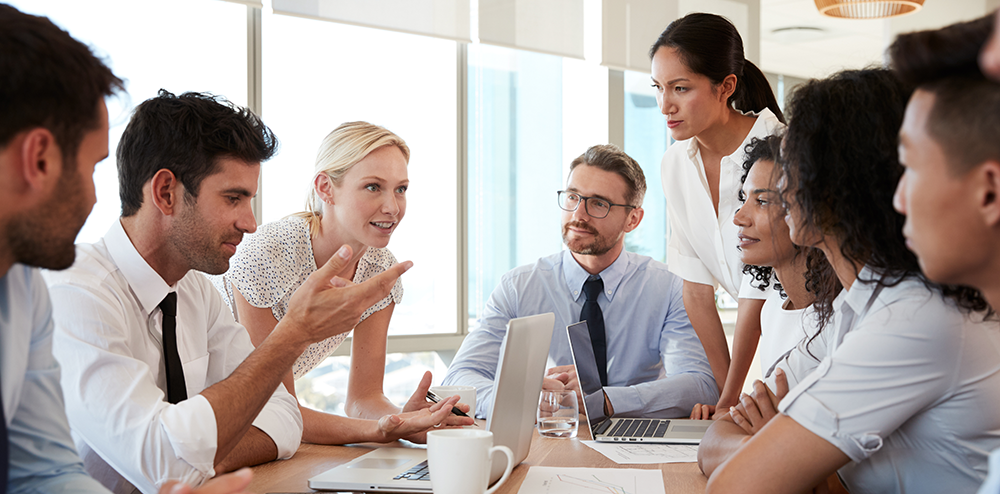
#> input picture images/imagen-prueba1.png, 1000 x 494 px, found by its file name; its folder holds only this picture in this run
$ python captura-banco-imagenes.py
#> lines starting #> are read from the running program, lines starting #| are printed output that depends on the picture; after the words box and inside, x2 and y2 are one past the last pixel; in counts of white or black regions, pixels touching at a corner belong together
import os
import cv2

imagePath = "/home/adogamm/Documentos/Repos/reconocimiento-facial/images"
imagePathList = os.listdir(imagePath)
# print('Images path list= ',imagePathList)

if not os.path.exists('recognized_faces'):
    print("Folder created: recognized_faces")
    os.mkdir('recognized_faces')

faceClassif = cv2.CascadeClassifier(cv2.data.haarcascades+'haarcascade_frontalface_default.xml')

count = 0

for imageName in imagePathList:
    # print('imageName = ',imageName)
    image = cv2.imread(imagePath+"/"+imageName)
#> image is the input picture: shape (494, 1000, 3); mean B, G, R 149.8, 154.3, 166.8
    imageAux = image.copy()
    gray = cv2.cvtColor(image, cv2.COLOR_BGR2GRAY)
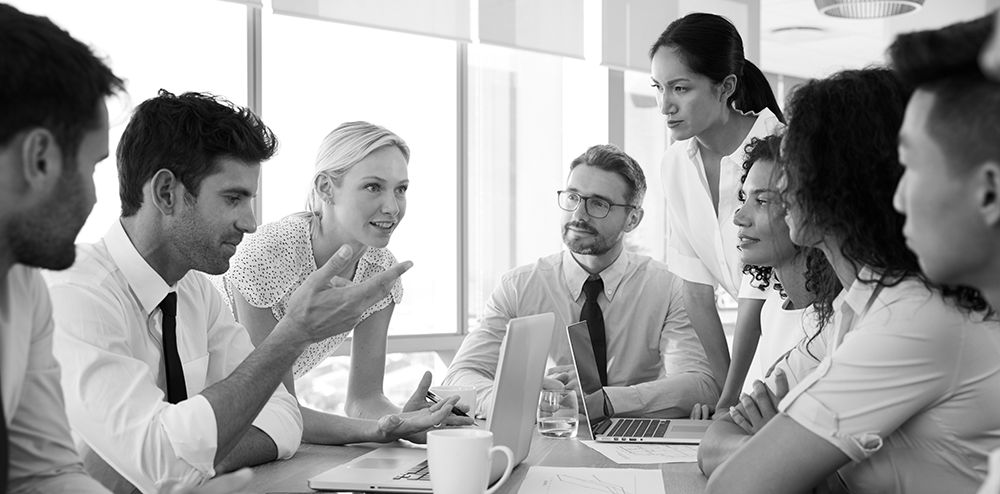
#> gray: shape (494, 1000); min 0, max 255, mean 157.5
    faces = faceClassif.detectMultiScale(gray, 1.1, 5)
#> faces = [[346, 157, 80, 80], [547, 171, 72, 72]]

    for(x,y,w,h) in faces:
        cv2.rectangle(image,(x,y),(x+w,y+h),(0,255,0),2)
#> this loop made 2 passes
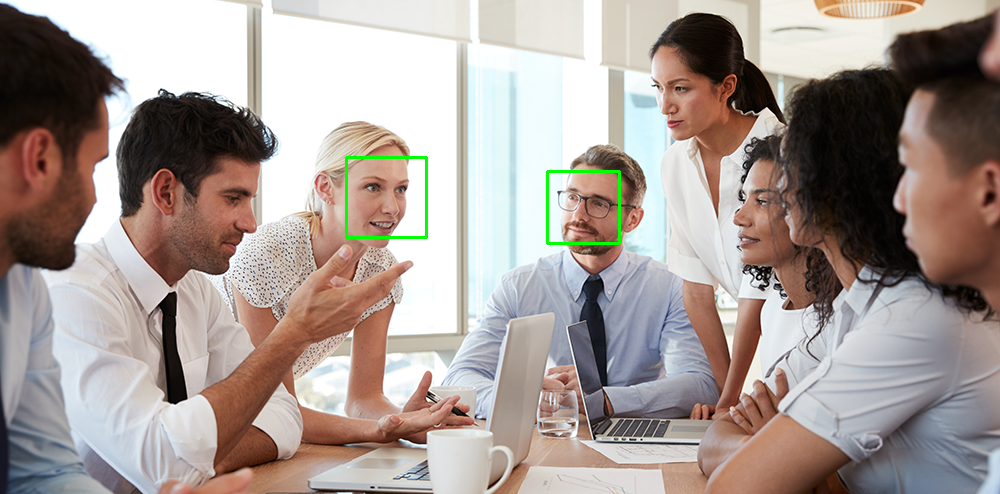
#> image: shape (494, 1000, 3); 0.37% of pixels changed, all inside (x1, y1, x2, y2) = (345, 156, 621, 245)
    #TODO Error en reconocimiento (Se guardan algunas zonas sin ser rostro)
    cv2.rectangle(image,(10,5),(450,25),(255,255,355),-1)
    cv2.putText(image,'Press \"S\", to save found faces or ESC to exit',(10,20),2,0.5,(0,0,0),1,cv2.LINE_AA)
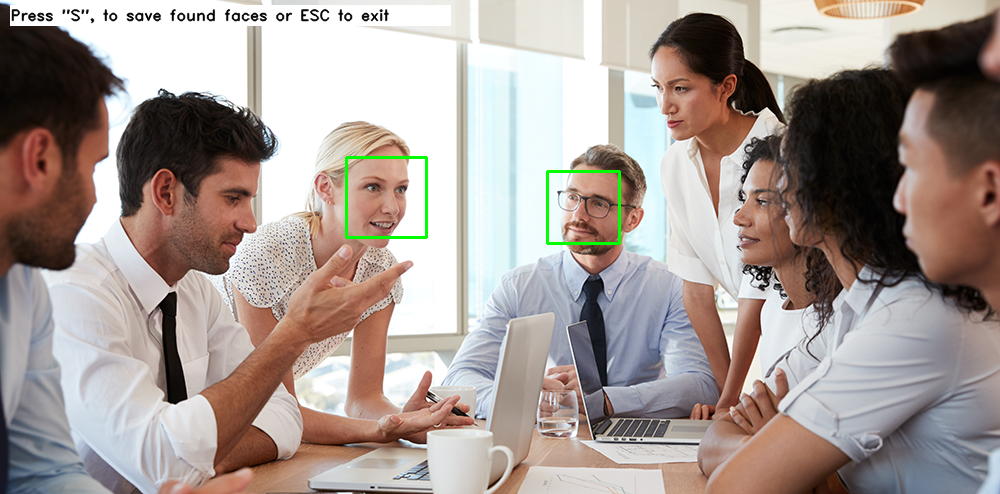
#> image: shape (494, 1000, 3); mean B, G, R 149, 154.4, 165.9
    cv2.imshow('image',image)
    k = cv2.waitKey(0)
#> (key Esc is pressed here)

    if k == ord('s'):
        for (x,y,w,h) in faces:
            rostro = imageAux[y:y+h,x:x+w]
            rostro = cv2.resize(rostro,(150,150),interpolation=cv2.INTER_CUBIC)
            # cv2.imshow('rostro',rostro)
            # cv2.waitKey(0)
            cv2.imwrite('recognized_faces/face_{}.jpg'.format(count),rostro)
            count = count+1
    elif k == 27:
        break

cv2.destroyAllWindows

$ run again, on images/imagen-prueba5.jpg
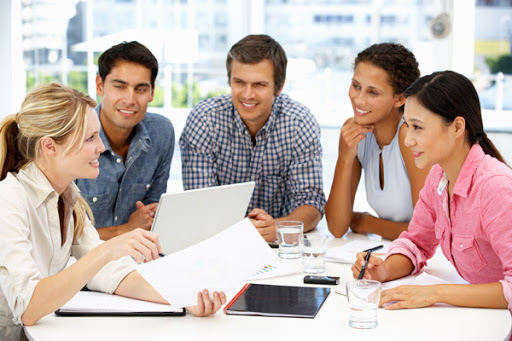
#> input picture images/imagen-prueba5.jpg, 512 x 341 px, found by its file name
#> image is the input picture: shape (341, 512, 3); mean B, G, R 172.6, 177.8, 193.8
#> `gray = cv2.cvtColor(image, cv2.COLOR_BGR2GRAY)`:
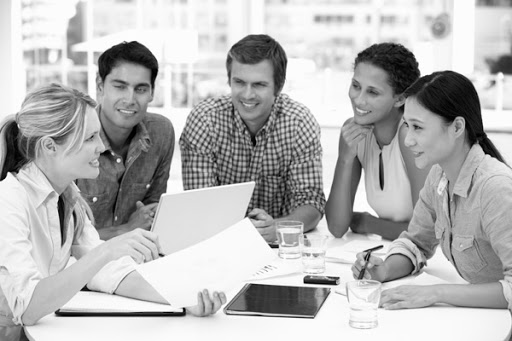
#> gray: shape (341, 512); min 0, max 255, mean 182
#> faces = [[221, 62, 58, 58], [98, 62, 63, 63], [338, 70, 53, 53]]
#> the loop `for(x,y,w,h) in faces:` made 3 passes
#> `cv2.putText(image,'Press \"S\", to save found faces or ESC to exit',(1..`:
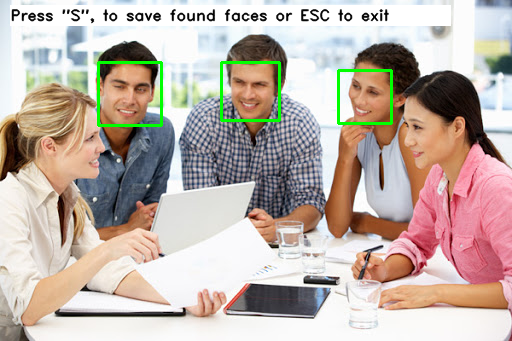
#> image: shape (341, 512, 3); mean B, G, R 169.9, 178.3, 191.5

$ run again, on images/imagen-prueba2.jpg
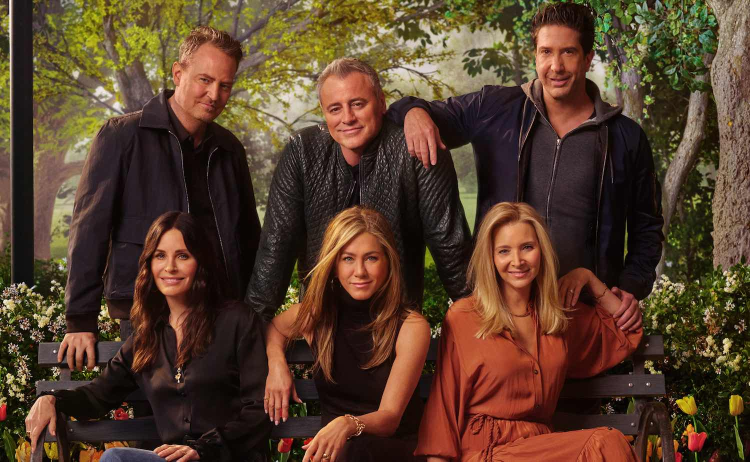
#> input picture images/imagen-prueba2.jpg, 1500 x 923 px, found by its file name (shown at 1/2 size)
#> image is the input picture: shape (923, 1500, 3); mean B, G, R 43.1, 61.8, 86.4
#> `gray = cv2.cvtColor(image, cv2.COLOR_BGR2GRAY)`:
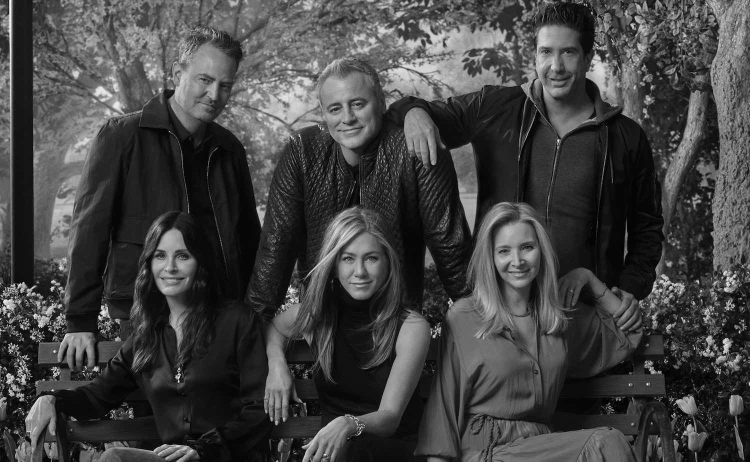
#> gray: shape (923, 1500) (shown at 1/2 size); min 0, max 254, mean 67
#> faces = [[1299, 551, 58, 58], [744, 110, 70, 70], [288, 470, 108, 108], [663, 474, 114, 114], [973, 453, 118, 118], [1050, 54, 131, 131], [358, 116, 115, 115], [629, 159, 132, 132]]
#> the loop `for(x,y,w,h) in faces:` made 8 passes
#> `cv2.putText(image,'Press \"S\", to save found faces or ESC to exit',(1..`:
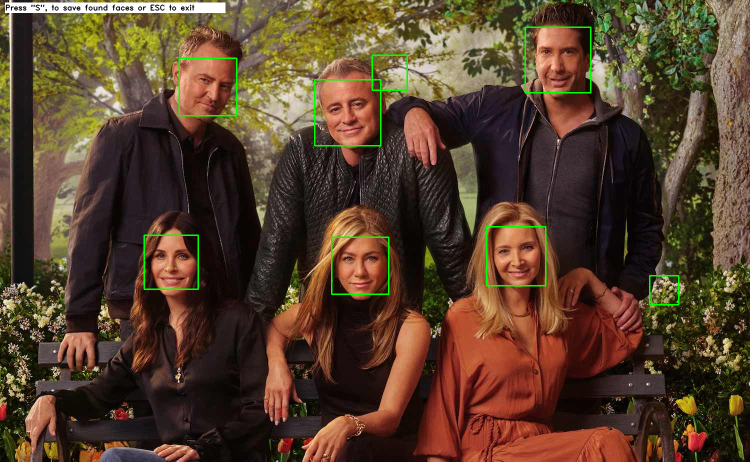
#> image: shape (923, 1500, 3) (shown at 1/2 size); mean B, G, R 43.8, 63.9, 86.3

$ run again, on images/imagen-prueba3.jpg
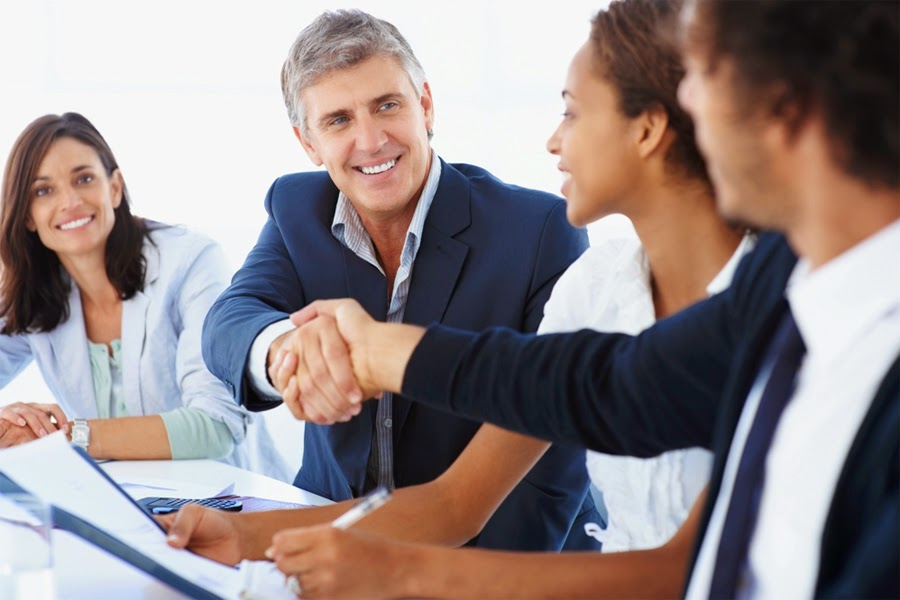
#> input picture images/imagen-prueba3.jpg, 900 x 600 px, found by its file name
#> image is the input picture: shape (600, 900, 3); mean B, G, R 136.5, 136.7, 148.9
#> `gray = cv2.cvtColor(image, cv2.COLOR_BGR2GRAY)`:
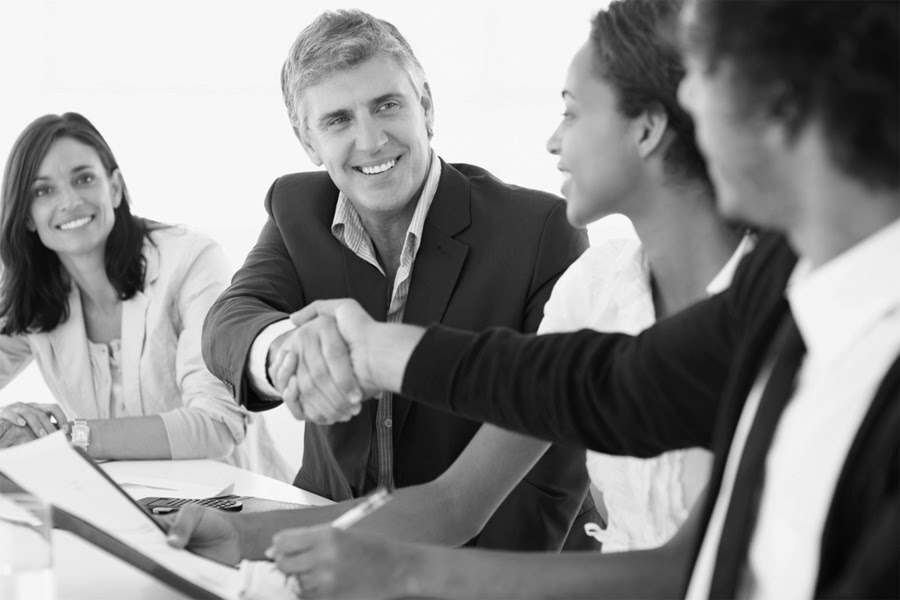
#> gray: shape (600, 900); min 2, max 255, mean 140.3
#> faces = [[12, 143, 109, 109], [293, 60, 142, 142]]
#> the loop `for(x,y,w,h) in faces:` made 2 passes
#> `cv2.putText(image,'Press \"S\", to save found faces or ESC to exit',(1..`:
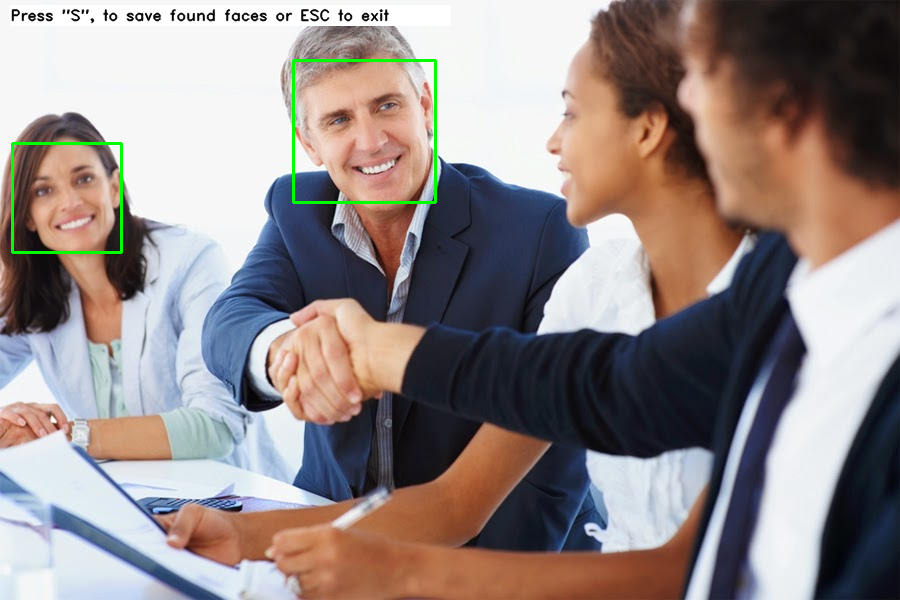
#> image: shape (600, 900, 3); mean B, G, R 135.5, 137.1, 147.8

$ run again, on images/imagen-prueba4.jpg
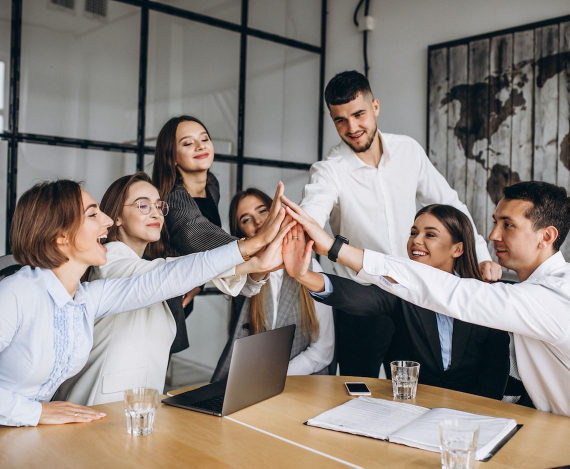
#> input picture images/imagen-prueba4.jpg, 1140 x 937 px, found by its file name (shown at 1/2 size)
#> image is the input picture: shape (937, 1140, 3); mean B, G, R 126.1, 131.9, 140
#> `gray = cv2.cvtColor(image, cv2.COLOR_BGR2GRAY)`:
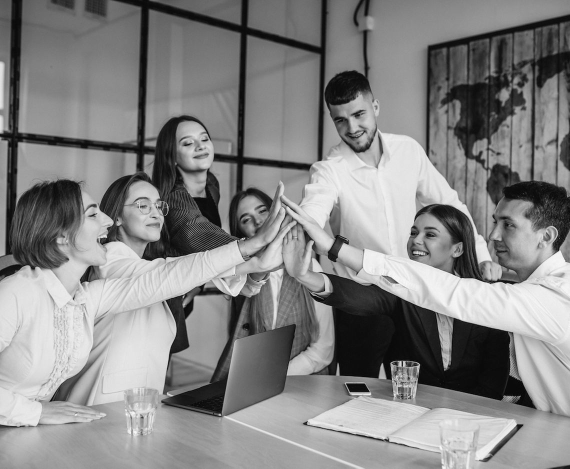
#> gray: shape (937, 1140) (shown at 1/2 size); min 0, max 255, mean 133.6
#> faces = [[948, 504, 56, 56], [1057, 266, 67, 67], [342, 245, 99, 99], [244, 367, 106, 106], [794, 429, 98, 98], [646, 191, 110, 110]]
#> the loop `for(x,y,w,h) in faces:` made 6 passes
#> `cv2.putText(image,'Press \"S\", to save found faces or ESC to exit',(1..`:
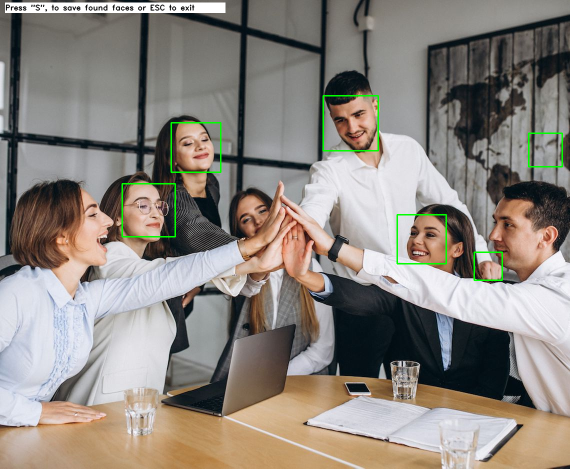
#> image: shape (937, 1140, 3) (shown at 1/2 size); mean B, G, R 126.8, 134, 140.5
